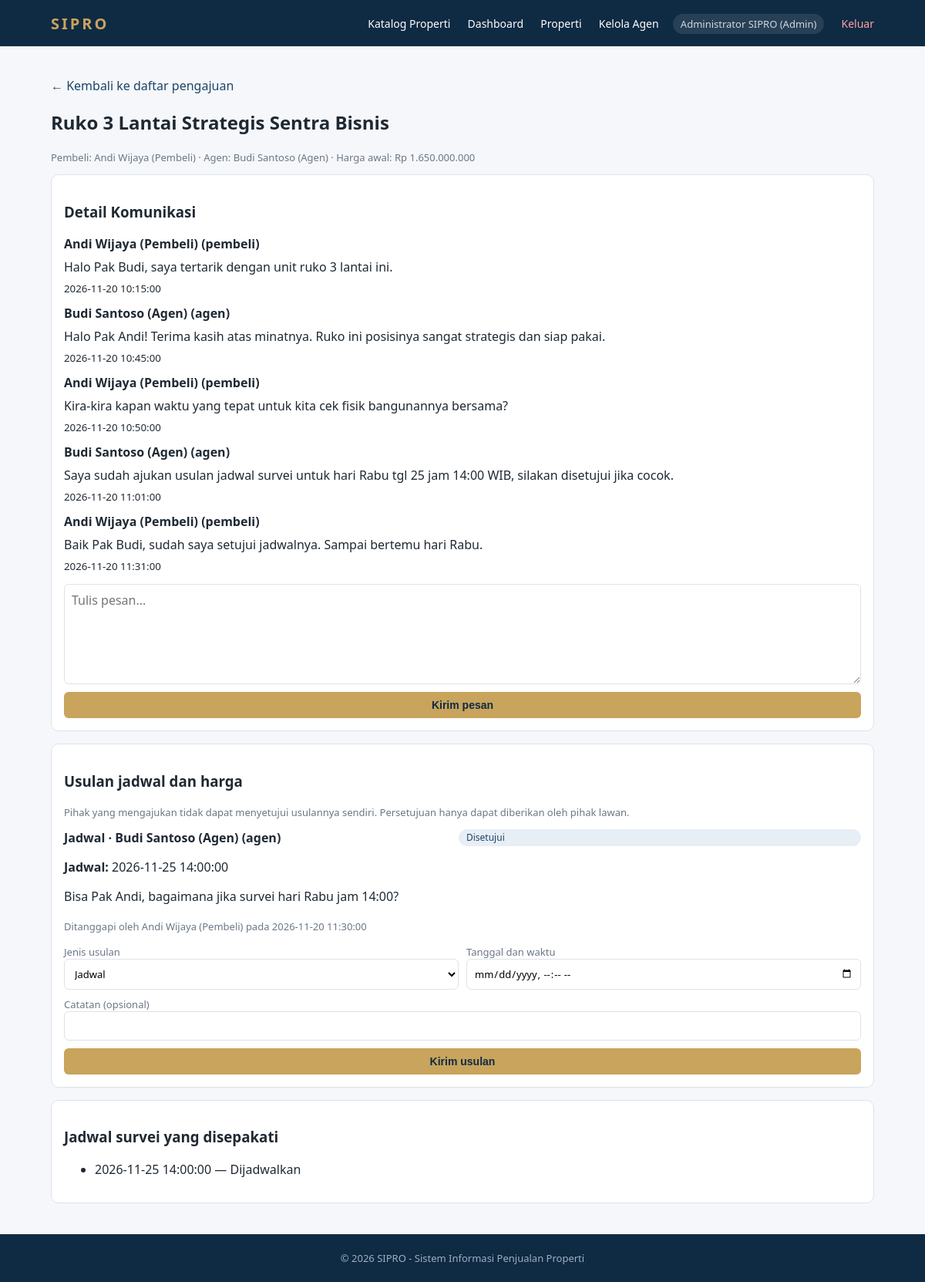
The app's page /percakapan.php?id=1 (signed in) with its own data.
### tables this page shows
CREATE TABLE permintaan (
    id_permintaan INT AUTO_INCREMENT PRIMARY KEY,
    id_user INT NOT NULL,
    id_properti INT NOT NULL,
    tanggal TIMESTAMP DEFAULT CURRENT_TIMESTAMP,
    pesan TEXT NULL,
    status ENUM('Diajukan', 'Dihubungi', 'Menunggu Persetujuan Jadwal', 'Survei Dijadwalkan', 'Menunggu Persetujuan Harga', 'Negosiasi Harga', 'Harga Disepakati', 'Selesai', 'Dibatalkan') NOT NULL DEFAULT 'Diajukan',
    harga_sepakat BIGINT UNSIGNED NULL,
    FOREIGN KEY (id_user) REFERENCES users(id_user) ON UPDATE CASCADE,
    FOREIGN KEY (id_properti) REFERENCES properti(id_properti) ON DELETE CASCADE,
    INDEX idx_permintaan_user (id_user),
    INDEX idx_permintaan_properti (id_properti)
);

CREATE TABLE properti (
    id_properti INT AUTO_INCREMENT PRIMARY KEY,
    id_agen INT NOT NULL,
    judul VARCHAR(150) NOT NULL,
    deskripsi TEXT NULL,
    harga BIGINT UNSIGNED NOT NULL,
    lokasi VARCHAR(180) NOT NULL,
    tipe ENUM('Rumah', 'Ruko', 'Tanah', 'Apartemen') NOT NULL,
    luas_tanah DECIMAL(12,2) NULL,
    luas_bangunan DECIMAL(12,2) NULL,
    sertifikat VARCHAR(60) NULL,
    status ENUM('Tersedia', 'Dalam Negosiasi', 'Terjual') NOT NULL DEFAULT 'Tersedia',
    created_at TIMESTAMP DEFAULT CURRENT_TIMESTAMP,
    CONSTRAINT chk_properti_harga CHECK (harga > 0),
    FOREIGN KEY (id_agen) REFERENCES users(id_user) ON UPDATE CASCADE
);

CREATE TABLE users (
    id_user INT AUTO_INCREMENT PRIMARY KEY,
    nama VARCHAR(100) NOT NULL,
    email VARCHAR(150) NOT NULL UNIQUE,
    password VARCHAR(255) NOT NULL,
    role ENUM('admin', 'agen', 'pembeli') NOT NULL DEFAULT 'pembeli',
    telepon VARCHAR(25) NULL,
    status_akun ENUM('Aktif', 'Nonaktif') NOT NULL DEFAULT 'Aktif',
    created_at TIMESTAMP DEFAULT CURRENT_TIMESTAMP
);

CREATE TABLE pesan (
    id_pesan INT AUTO_INCREMENT PRIMARY KEY,
    id_permintaan INT NOT NULL,
    id_pengirim INT NOT NULL,
    isi TEXT NOT NULL,
    created_at TIMESTAMP DEFAULT CURRENT_TIMESTAMP,
    FOREIGN KEY (id_permintaan) REFERENCES permintaan(id_permintaan) ON DELETE CASCADE,
    FOREIGN KEY (id_pengirim) REFERENCES users(id_user) ON UPDATE CASCADE,
    INDEX idx_pesan (id_permintaan, created_at)
);

CREATE TABLE usulan (
    id_usulan INT AUTO_INCREMENT PRIMARY KEY,
    id_permintaan INT NOT NULL,
    jenis ENUM('Jadwal', 'Harga') NOT NULL,
    id_pengusul INT NOT NULL,
    tanggal_usulan DATETIME NULL,
    harga_usulan BIGINT UNSIGNED NULL,
    catatan VARCHAR(255) NULL,
    status ENUM('Menunggu', 'Disetujui', 'Ditolak', 'Dibatalkan') NOT NULL DEFAULT 'Menunggu',
    id_induk INT NULL,
    responded_by INT NULL,
    created_at TIMESTAMP DEFAULT CURRENT_TIMESTAMP,
    responded_at DATETIME NULL,
    CONSTRAINT chk_usulan CHECK (
        (jenis = 'Jadwal' AND tanggal_usulan IS NOT NULL AND harga_usulan IS NULL) OR
        (jenis = 'Harga' AND harga_usulan IS NOT NULL AND harga_usulan > 0 AND tanggal_usulan IS NULL)
    ),
    FOREIGN KEY (id_permintaan) REFERENCES permintaan(id_permintaan) ON DELETE CASCADE,
    FOREIGN KEY (id_pengusul) REFERENCES users(id_user) ON UPDATE CASCADE,
    FOREIGN KEY (id_induk) REFERENCES usulan(id_usulan) ON DELETE SET NULL,
    FOREIGN KEY (responded_by) REFERENCES users(id_user) ON UPDATE CASCADE,
    INDEX idx_usulan_active (id_permintaan, jenis, status)
);

CREATE TABLE jadwal_survei (
    id_survei INT AUTO_INCREMENT PRIMARY KEY,
    id_permintaan INT NOT NULL,
    id_usulan INT NOT NULL UNIQUE,
    tanggal_survei DATETIME NOT NULL,
    status_survei ENUM('Dijadwalkan', 'Selesai', 'Dibatalkan') NOT NULL DEFAULT 'Dijadwalkan',
    FOREIGN KEY (id_permintaan) REFERENCES permintaan(id_permintaan) ON DELETE CASCADE,
    FOREIGN KEY (id_usulan) REFERENCES usulan(id_usulan) ON DELETE CASCADE
);

### config.php (called while the page is built, shortened)
<?php
function e($s): string
{
    return htmlspecialchars((string)$s, ENT_QUOTES, 'UTF-8');
}
function rp($n): string
{
    return 'Rp ' . number_format((float)$n, 0, ',', '.');
}
function user(): ?array
{
    return $_SESSION['u'] ?? null;
}

### percakapan.php (the view, shortened to what this page needs)
<?php require 'config.php';
$u = user();
$id = (int)($_GET['id'] ?? 0);
$q = $pdo->prepare('SELECT r.*,b.nama pembeli,b.id_user pembeli_id,p.judul,p.id_agen,p.harga,p.status status_properti,a.nama agen FROM permintaan r JOIN users b ON b.id_user=r.id_user JOIN properti p ON p.id_properti=r.id_properti JOIN users a ON a.id_user=p.id_agen WHERE r.id_permintaan=?');
$q->execute([$id]);
$r = $q->fetch();
$isBuyer = $u['role'] === 'pembeli';
$msgs = $pdo->prepare('SELECT m.*,u.nama,u.role FROM pesan m JOIN users u ON u.id_user=m.id_pengirim WHERE m.id_permintaan=? ORDER BY m.created_at');
$msgs->execute([$id]);
$messages = $msgs->fetchAll();
$props = $pdo->prepare('SELECT x.*,u.nama pengusul,u.role role_pengusul,v.nama penanggap FROM usulan x JOIN users u ON u.id_user=x.id_pengusul LEFT JOIN users v ON v.id_user=x.responded_by WHERE x.id_permintaan=? ORDER BY x.created_at DESC');
$props->execute([$id]);
$proposals = $props->fetchAll();
$sched = $pdo->prepare('SELECT * FROM jadwal_survei WHERE id_permintaan=? ORDER BY tanggal_survei DESC');
$sched->execute([$id]);
$schedules = $sched->fetchAll();
require 'includes/header.php'; ?>
<p><a href="<?= $isBuyer ? BASE . '/akun.php' : ($u['role'] === 'admin' ? BASE . '/admin/permintaan.php' : BASE . '/agen/permintaan.php') ?>">&larr; Kembali ke daftar pengajuan</a></p>
<h2><?= e($r['judul']) ?></h2>
<p class="mut">Pembeli: <?= e($r['pembeli']) ?> · Agen: <?= e($r['agen']) ?> · Harga awal: <?= rp($r['harga']) ?></p><?php if ($err): ?><div class="msg err"><?= e($err) ?></div><?php endif ?><div class="box">
    <h3>Detail Komunikasi</h3>
    <div class="chatlist"><?php foreach ($messages as $m): ?><div class="chat <?= $m['id_pengirim'] == $u['id'] ? 'mine' : '' ?>"><b><?= e($m['nama']) ?> (<?= e($m['role']) ?>)</b>
                <div><?= nl2br(e($m['isi'])) ?></div><small><?= e($m['created_at']) ?></small>
            </div><?php endforeach ?><?php if (!$messages): ?><p class="mut">Belum ada pesan. Agen atau pembeli dapat memulai percakapan.</p><?php endif ?></div>
    <form method="post" class="f" style="margin-top:14px"><?= csrf() ?><input type="hidden" name="a" value="pesan"><textarea name="isi" rows="5" placeholder="Tulis pesan..." required></textarea><button>Kirim pesan</button></form>
</div>
<div class="box">
    <h3>Usulan jadwal dan harga</h3>
    <p class="mut">Pihak yang mengajukan tidak dapat menyetujui usulannya sendiri. Persetujuan hanya dapat diberikan oleh pihak lawan.</p><?php foreach ($proposals as $x): ?>
        <div class="proposal <?= $x['status'] === 'Menunggu' ? 'pending' : '' ?>">
            <div class="row"><b><?= e($x['jenis']) ?> · <?= e($x['pengusul']) ?> (<?= e($x['role_pengusul']) ?>)</b><span class="tag"><?= e($x['status']) ?></span></div>
            <p><b><?= $x['jenis'] === 'Jadwal' ? 'Jadwal:' : 'Harga:' ?></b> <?= $x['jenis'] === 'Jadwal' ? e($x['tanggal_usulan']) : rp($x['harga_usulan']) ?></p><?php if ($x['catatan']): ?><p><?= e($x['catatan']) ?></p><?php endif ?><?php if ($x['status'] === 'Menunggu' && (int)$x['id_pengusul'] !== (int)$u['id']): ?>
                <div class="actions">
                    <form method="post"><?= csrf() ?><input type="hidden" name="a" value="respon"><input type="hidden" name="id_usulan" value="<?= $x['id_usulan'] ?>"><input type="hidden" name="decision" value="Disetujui"><button>Setujui</button></form>
                    <form method="post"><?= csrf() ?><input type="hidden" name="a" value="respon"><input type="hidden" name="id_usulan" value="<?= $x['id_usulan'] ?>"><input type="hidden" name="decision" value="Ditolak"><button class="del">Tolak</button></form>
                </div>
                <?php elseif ($x['responded_by']): ?><small class="mut">Ditanggapi oleh <?= e($x['penanggap']) ?> pada <?= e($x['responded_at']) ?></small><?php endif ?>
        </div>
        <?php endforeach ?>
        <?php if (!$proposals): ?><p class="mut">Belum ada usulan.</p><?php endif ?><form method="post" class="f mutedbox" style="margin-top:14px"><?= csrf() ?><input type="hidden" name="a" value="usul">
        <div class="row"><label>Jenis usulan<select name="jenis" id="jenis" onchange="toggleProposal()">
                    <option>Jadwal</option>
                </select></label><label id="datefield">Tanggal dan waktu<input type="datetime-local" name="tanggal_usulan" min="<?= date('Y-m-d\TH:i') ?>"></label></div><label>Catatan (opsional)<input name="catatan" maxlength="255"></label><button>Kirim usulan</button>
    </form>
</div>
<div class="box">
    <h3>Jadwal survei yang disepakati</h3><?php if (!$schedules): ?><p class="mut">Belum ada jadwal yang disetujui kedua pihak.</p><?php else: ?><ul><?php foreach ($schedules as $sc): ?><li><?= e($sc['tanggal_survei']) ?> — <?= e($sc['status_survei']) ?></li><?php endforeach ?></ul><?php endif ?>
</div><?php if ($u['role'] === 'agen' && $r['status'] === 'Harga Disepakati'): ?><div class="box">
        <h3>Catat transaksi penjualan</h3>
        <p>Harga final yang disepakati: <b><?= rp($r['harga_sepakat']) ?></b></p>
        <form method="post" onsubmit="return confirm('Catat transaksi dan ubah status properti menjadi Terjual?')"><?= csrf() ?><input type="hidden" name="a" value="transaksi"><button>Catat transaksi selesai</button></form>
    </div><?php endif ?><?php require 'includes/footer.php';

### assets/style.css (style rules this page uses)
:root { --navy: #0f2a43; --navy2: #1d4468; --gold: #c8a45c; --bg: #f5f7fa; --tx: #1f2933; --mut: #6b7785; --line: #dde3ea; }
* { box-sizing: border-box; }
body { margin: 0; font-family: "Segoe UI", Arial, sans-serif; background: var(--bg); color: var(--tx); min-height: 100vh; display: flex; flex-direction: column; }
a { color: var(--navy2); text-decoration: none; }
.btn, button { background: var(--gold); color: var(--navy) !important; border: 0; padding: 9px 16px; border-radius: 6px; font-weight: 600; cursor: pointer; font-size: 14px; display: inline-block; }
.card, .box { background: #fff; border: 1px solid var(--line); border-radius: 10px; padding: 16px; margin-bottom: 16px; }
.mut { color: var(--mut); font-size: 13px; }
.tag { display: inline-block; padding: 2px 10px; border-radius: 20px; font-size: 12px; background: #e8eef5; color: var(--navy2); }
form.f { display: grid; gap: 10px; }
.row { display: flex; gap: 10px; flex-wrap: wrap; }
.row > * { flex: 1; min-width: 130px; }
input, select, textarea { width: 100%; padding: 9px; border: 1px solid var(--line); border-radius: 6px; font: inherit; background: #fff; }
label { font-size: 13px; color: var(--mut); }
.chat { max-height: 340px; overflow-y: auto; display: flex; flex-direction: column; gap: 8px; margin-bottom: 12px; }

### records on screen
permintaan: id_properti.judul "Ruko 3 Lantai Strategis Sentra Bisnis", id_user.nama "Andi Wijaya (Pembeli)", users.nama "Budi Santoso (Agen)", id_properti.harga "Rp 1.650.000.000"
pesan: id_pengirim.nama "Andi Wijaya (Pembeli)", id_pengirim.role "pembeli", isi "Halo Pak Budi, saya tertarik dengan unit ruko 3 lantai ini.", created_at "2026-11-20 10:15:00"
pesan: id_pengirim.nama "Budi Santoso (Agen)", id_pengirim.role "agen", isi "Halo Pak Andi! Terima kasih atas minatnya. Ruko ini posisinya sangat strategis dan siap pakai.", created_at "2026-11-20 10:45:00"
pesan: id_pengirim.nama "Andi Wijaya (Pembeli)", id_pengirim.role "pembeli", isi "Kira-kira kapan waktu yang tepat untuk kita cek fisik bangunannya bersama?", created_at "2026-11-20 10:50:00"
pesan: id_pengirim.nama "Budi Santoso (Agen)", id_pengirim.role "agen", isi "Saya sudah ajukan usulan jadwal survei untuk hari Rabu tgl 25 jam 14:00 WIB, silakan disetujui jika cocok.", created_at "2026-11-20 11:01:00"
pesan: id_pengirim.nama "Andi Wijaya (Pembeli)", id_pengirim.role "pembeli", isi "Baik Pak Budi, sudah saya setujui jadwalnya. Sampai bertemu hari Rabu.", created_at "2026-11-20 11:31:00"
usulan: jenis "Jadwal", id_pengusul.nama "Budi Santoso (Agen)", id_pengusul.role "agen", status "Disetujui", shows "Jadwal:", tanggal_usulan "2026-11-25 14:00:00", catatan "Bisa Pak Andi, bagaimana jika survei hari Rabu jam 14:00?", responded_by.nama "Andi Wijaya (Pembeli)", responded_at "2026-11-20 11:30:00"
jadwal_survei: tanggal_survei "2026-11-25 14:00:00", status_survei "Dijadwalkan"

### other values on screen
$u['nama'] "Administrator SIPRO"
$u['role'] "Admin"
